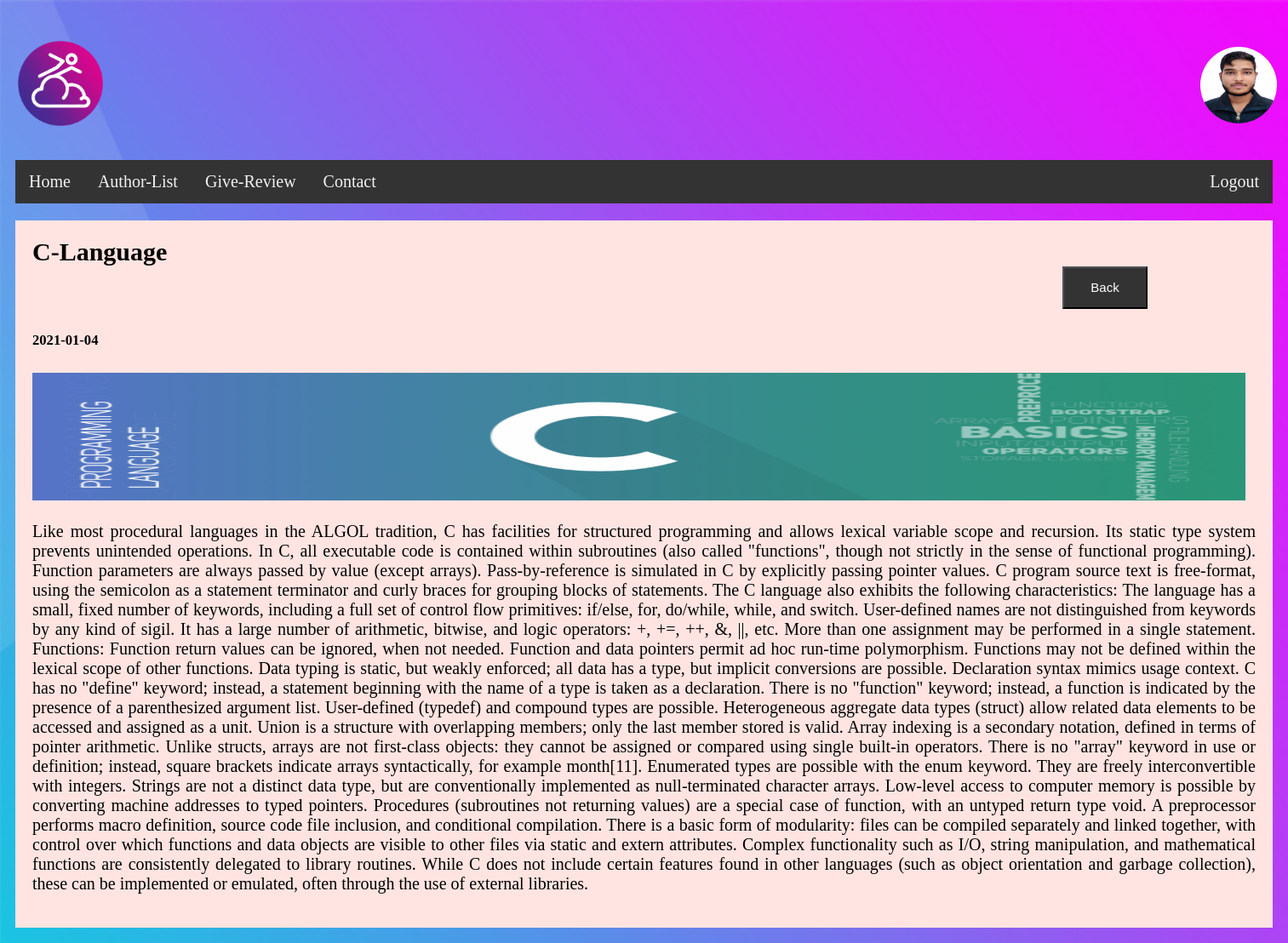
The page /rcontant.php?id=1 (signed in) on the database its author committed.
### tables this page shows
CREATE TABLE IF NOT EXISTS `registration` (
  `username` varchar(100) NOT NULL,
  `name` varchar(100) NOT NULL,
  `pswd` varchar(100) NOT NULL,
  `state` varchar(100) NOT NULL,
  `city` varchar(100) NOT NULL,
  `address` varchar(200) NOT NULL,
  `dob` varchar(100) NOT NULL,
  `mob` int(50) NOT NULL,
  `utype` varchar(50) NOT NULL,
  `uphoto` varchar(200) NOT NULL,
  `status` varchar(100) NOT NULL,
  PRIMARY KEY (`username`)
);

CREATE TABLE IF NOT EXISTS `blog` (
  `id` varchar(10) NOT NULL,
  `dname` varchar(200) NOT NULL,
  `category` varchar(400) NOT NULL,
  `title` varchar(500) NOT NULL,
  `date` varchar(100) NOT NULL,
  `image` varchar(500) NOT NULL,
  `stext` varchar(20000) NOT NULL,
  `wtext` varchar(43700) NOT NULL,
  `blogby` varchar(100) NOT NULL
);

### rcontant.php (the view)
<?php include("rnav.php"); ?>
<div class="card">
      <div style=" height:100%;">
      <?php
      $id=$_REQUEST['id'];
      $con=mysqli_connect("127.0.0.1","root","","blog_portal");
      $q1="select * from blog where id='$id'";
      $res=mysqli_query($con,$q1);
      $row=mysqli_fetch_array($res);
      echo "<h2 style='display:inline'>".$row[3]."</h2> <a href='ureview.php' style='margin-left:1210px;'><button>Back</button></a>";
      echo "<h5>".$row[4]."</h5>";
      echo "<img src='".$row[5]."' style='width:1425px;height:150px;'>";
      echo"<div>";
      echo"<p style='text-align:justify;' >".$row[7]."</p></div>";
	  ?>
	  </div>
	  </div>

### rnav.php (shortened to what this page needs)
<!DOCTYPE html>
<html>
<head>
</head>
<body>
<?php
if(isset($_SESSION['user']))
{
$user=$_SESSION['user'];
$con=mysqli_connect("127.0.0.1","root","","blog_portal");
$q1="select * from registration where username='$user' ";
$res=mysqli_query($con,$q1);
if($row=mysqli_fetch_array($res))
{
  $pic=$row[9];
echo"<table>";
echo"<tr><td><h1><img src='images/b11.png' width='100' height='100'> </h1></td>";
echo"<td><a href='vprofile.php' style='text-align:right;'><img src='".$pic."'height='90'width='90' style='border-radius:50px;margin-left:1285px;'></a></td></tr>";
echo "</table>";
}
}
?>
  <div class="topnav">
   <a href="ureview.php">Home</a>
   <a href="alist.php">Author-List</a>
  <a href="review.php">Give-Review</a>
  <a href="rcontact.php">Contact</a>
  <a href="logout.php" style="float:right">Logout</a>
</div>
</body>
</html>

### rnav.php (style rules this page uses)
* { box-sizing: border-box; }
body { padding: 10px; background: url(Images/b4.jpg); background-repeat: no-repeat; background-size: 1920px 1965px; font-family: 'Playfair Display', serif; font-size:20px; }
.topnav { overflow: hidden; background-color: #333; }
.topnav a { float: left; display: block; color: #f2f2f2; text-align: center; padding: 14px 16px; text-decoration: none; }
.card { background-color:mistyrose; padding: 20px; margin-top:20px; }
button { width:100px; height:50px; background-color: #333; color:white; font-size:15px; }

### rows shown on the page
registration: uphoto (picture)
blog: title "C-Language", date "2021-01-04", image (picture), wtext "Like most procedural languages in the ALGOL tradition, C has facilities for structured programming and allows lexical variable scope and recursion. Its static type system prevents unintended operations. In C, all executable code is contained within subroutines (also called \"functions\", though not strictly in the sense of functional programming). Function parameters are always passed by value (except arrays). Pass-by-reference is simulated in C by explicitly passing pointer values. C program source text is free-format, using the semicolon as a statement terminator and curly braces for grouping blocks of statements. The C language also exhibits the following characteristics: The language has…"
